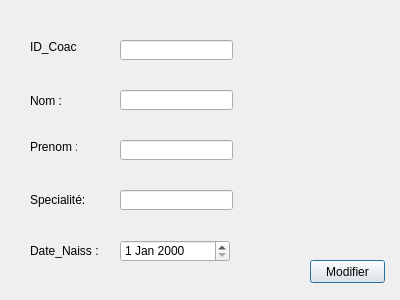
<?xml version="1.0" encoding="UTF-8"?>
<ui version="4.0">
 <class>modifierCoach</class>
 <widget class="QDialog" name="modifierCoach">
  <property name="geometry">
   <rect>
    <x>0</x>
    <y>0</y>
    <width>400</width>
    <height>300</height>
   </rect>
  </property>
  <property name="windowTitle">
   <string>Dialog</string>
  </property>
  <widget class="QLineEdit" name="Specialite_2">
   <property name="geometry">
    <rect>
     <x>120</x>
     <y>190</y>
     <width>113</width>
     <height>20</height>
    </rect>
   </property>
  </widget>
  <widget class="QLabel" name="label_10">
   <property name="geometry">
    <rect>
     <x>30</x>
     <y>90</y>
     <width>51</width>
     <height>21</height>
    </rect>
   </property>
   <property name="text">
    <string>Nom :</string>
   </property>
  </widget>
  <widget class="QLabel" name="label_11">
   <property name="geometry">
    <rect>
     <x>30</x>
     <y>240</y>
     <width>71</width>
     <height>21</height>
    </rect>
   </property>
   <property name="text">
    <string>Date_Naiss :</string>
   </property>
  </widget>
  <widget class="QLabel" name="label_12">
   <property name="geometry">
    <rect>
     <x>30</x>
     <y>190</y>
     <width>61</width>
     <height>20</height>
    </rect>
   </property>
   <property name="text">
    <string>Specialité:</string>
   </property>
  </widget>
  <widget class="QLabel" name="label_13">
   <property name="geometry">
    <rect>
     <x>30</x>
     <y>40</y>
     <width>47</width>
     <height>14</height>
    </rect>
   </property>
   <property name="text">
    <string>ID_Coach</string>
   </property>
  </widget>
  <widget class="QLineEdit" name="Prenom_2">
   <property name="geometry">
    <rect>
     <x>120</x>
     <y>140</y>
     <width>113</width>
     <height>20</height>
    </rect>
   </property>
  </widget>
  <widget class="QDateEdit" name="Date_Naiss_2">
   <property name="geometry">
    <rect>
     <x>120</x>
     <y>240</y>
     <width>110</width>
     <height>22</height>
    </rect>
   </property>
  </widget>
  <widget class="QLineEdit" name="ID_Coach_2">
   <property name="geometry">
    <rect>
     <x>120</x>
     <y>40</y>
     <width>113</width>
     <height>20</height>
    </rect>
   </property>
  </widget>
  <widget class="QLineEdit" name="Nom_2">
   <property name="geometry">
    <rect>
     <x>120</x>
     <y>90</y>
     <width>113</width>
     <height>20</height>
    </rect>
   </property>
  </widget>
  <widget class="QLabel" name="label_14">
   <property name="geometry">
    <rect>
     <x>30</x>
     <y>140</y>
     <width>47</width>
     <height>14</height>
    </rect>
   </property>
   <property name="text">
    <string>Prenom :</string>
   </property>
  </widget>
  <widget class="QPushButton" name="ModifierCoach">
   <property name="geometry">
    <rect>
     <x>310</x>
     <y>260</y>
     <width>75</width>
     <height>23</height>
    </rect>
   </property>
   <property name="text">
    <string>Modifier</string>
   </property>
  </widget>
 </widget>
 <resources/>
 <connections/>
</ui>
